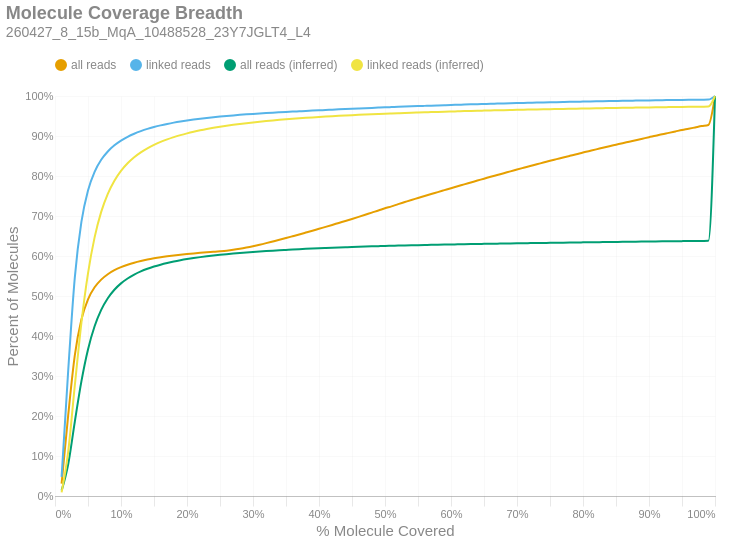

The code cell stored with this chart in its notebook:
### Markdown cell above
### Molecule Read Coverage
This chart shows molecule coverage breadth as computed by the number of bases aligned to that molecule. In other words, "*how much of each unique long molecule is actually sequenced/aligned?*" Keep in mind there is a distinction between sequences and alignments, since some sequences belonging to a particular molecule may not align well and wouldn't appear in the alignment data. This chart also shows molecule coverage breadth as computed by the *inferred fragment* from which the aligned sequences originate. Unlike read coverage, this calculation takes into account the total insert size, including unsequenced gaps between the forward and reverse reads. Like the previous figures, these are cumulative percents.

### Code cell
if SKIPLR:
    print_html(f"Skipped")
else:
    binned_df = consolidated_hist(valids['coverage_bp'], mask, 0.01, True)
    binned_df_inf = consolidated_hist(valids['coverage_inserts'], mask, 0.01, True)
    binned_df = binned_df.with_columns(pl.lit(binned_df_inf['all reads (cumsum)']).alias('all reads (inferred)'))
    binned_df = binned_df.with_columns(pl.lit(binned_df_inf['linked reads (cumsum)']).alias('linked reads (inferred)'))
    binned_df = binned_df.with_columns(
        (pl.col('bin').cast(pl.Float64) + 0.01).alias('right_edge')
    )

    with SafeRender(binned_df):
        (
            density_plot(binned_df, 'Molecule Coverage Breadth', samplename, 'molcov', ['all reads (inferred)','linked reads (inferred)'])
            .encode(
                #x=alt.X('bin:Q', title="% Molecule Covered").axis(format = '%').scale(padding=0),
                x=alt.X('right_edge:Q', title="% Molecule Covered").axis(format='%').scale(padding=0),
                y=alt.Y('value:Q', title='Percent of Molecules')
                    .axis(format='%')
                    .stack(False)
                    .scale(domainMin=0, padding=0),
                color=alt.Color("key:N").scale(domain = ["all reads", "linked reads", "all reads (inferred)", "linked reads (inferred)"]),
                tooltip = [
                    alt.Tooltip("key:N", title = "Data Type"),
                    alt.Tooltip("range_label:N", title="% Molecule Covered"),
                    alt.Tooltip("value:Q", format = ".2%", title="% Molecules")
                ]
            )
        ).display()

### Figure 1 — Vega-Lite specification as saved in the notebook (floating-point values rounded to 4 significant figures)
{"width": "container", "height": 400, "config": {"title": {"anchor": "start", "dy": -15, "fontSize": 18, "color": "#888888", "subtitleColor": "#888888", "subtitleFontSize": 14}, "arc": {"fill": "#0072B2"}, "axis": {"domainColor": "#888888", "domainWidth": 0.5, "gridWidth": 0.2, "grid": false, "titleFontWeight": 400, "titleFontSize": 15, "labelFontSize": 11, "labelColor": "#888888", "tickColor": "#888888", "tickWidth": 0.2, "titleColor": "#888888"}, "axisBand": {"grid": false}, "axisX": {"grid": true, "tickSize": 10, "domainCap": "round"}, "axisY": {"domain": false, "grid": true, "tickSize": 0, "domainCap": "round"}, "background": "transparent", "header": {"labelFontSize": 15, "labelColor": "#888888", "titleFontSize": 15, "titleFontWeight": 600, "titleColor": "#888888"}, "legend": {"labelFont": "sans-serif", "labelFontSize": 12, "labelColor": "#888888", "symbolSize": 100, "symbolType": "circle", "titleFontSize": 12, "titlePadding": 10, "titleColor": "#888888", "title": null, "orient": "top"}, "range": {"category": ["#E69F00", "#56B4E9", "#009E73", "#F0E442", "#0072B2", "#D55E00", "#CC79A7", "#000000"], "diverging": ["#cfe8f3", "#a2d4ec", "#73bfe2", "#46abdb", "#1696d2", "#12719e"]}, "area": {"fill": "#0072B2", "fillOpacity": 0.7, "line": true, "strokeOpacity": 0.7}, "line": {"color": "#0072B2", "stroke": "#0072B2", "strokeWidth": 2}, "trail": {"color": "#0072B2", "stroke": "#0072B2", "strokeWidth": 0, "size": 1}, "point": {"filled": true, "fillOpacity": 1.0, "size": 95}, "text": {"color": "#888888", "fontSize": 11, "align": "right", "fontWeight": 400, "size": 11}, "bar": {"fill": "#0072B2", "stroke": null}, "view": {"stroke": null, "continuousWidth": 660, "continuousHeight": 400}}, "data": {"name": "data-a39f32e22efa6a7057ba7fed4d2d187e"}, "mark": {"type": "line", "interpolate": "monotone", "point": {"opacity": 0, "size": 275}}, "encoding": {"color": {"field": "key", "scale": {"domain": ["all reads", "linked reads", "all reads (inferred)", "linked reads (inferred)"]}, "type": "nominal"}, "tooltip": [{"field": "key", "title": "Data Type", "type": "nominal"}, {"field": "range_label", "title": "% Molecule Covered", "type": "nominal"}, {"field": "value", "format": ".2%", "title": "% Molecules", "type": "quantitative"}], "x": {"axis": {"format": "%"}, "field": "right_edge", "scale": {"padding": 0}, "title": "% Molecule Covered", "type": "quantitative"}, "y": {"axis": {"format": "%"}, "field": "value", "scale": {"domainMin": 0, "padding": 0}, "stack": false, "title": "Percent of Molecules", "type": "quantitative"}}, "params": [{"name": "param_c36ac31b6afebe62", "select": {"type": "point", "fields": ["key"]}, "bind": "legend"}], "title": {"text": "Molecule Coverage Breadth", "subtitle": "260427_8_15b_MqA_10488528_23Y7JGLT4_L4"}, "transform": [{"fold": ["all reads (cumsum)", "linked reads (cumsum)", "all reads (inferred)", "linked reads (inferred)"]}, {"calculate": "replace(datum.key, ' (cumsum)', '')", "as": "key"}, {"filter": {"param": "param_c36ac31b6afebe62"}}], "usermeta": {"embedOptions": {"downloadFileName": "260427_8_15b_MqA_10488528_23Y7JGLT4_L4.molcov"}}, "$schema": "https://vega.github.io/schema/vega-lite/v6.4.1.json", "datasets": {"data-a39f32e22efa6a7057ba7fed4d2d187e": [{"bin": "0.0", "interval": "0.0-0.01", "all reads": 0.03112, "linked reads": 0.04795, "all reads (cumsum)": 0.03112, "linked reads (cumsum)": 0.04795, "range_label": "0.0-0.01", "all reads (inferred)": 0.01343, "linked reads (inferred)": 0.009051, "right_edge": 0.01}, {"bin": "0.01", "interval": "0.01-0.02", "all reads": 0.1709, "linked reads": 0.2656, "all reads (cumsum)": 0.202, "linked reads (cumsum)": 0.3135, "range_label": "0.01-0.02", "all reads (inferred)": 0.07936, "linked reads (inferred)": 0.1109, "right_edge": 0.02}, {"bin": "0.02", "interval": "0.02-0.03", "all reads": 0.1496, "linked reads": 0.2326, "all reads (cumsum)": 0.3516, "linked reads (cumsum)": 0.5461, "range_label": "0.02-0.03", "all reads (inferred)": 0.1855, "linked reads (inferred)": 0.2759, "right_edge": 0.03}, {"bin": "0.03", "interval": "0.03-0.04", "all reads": 0.08948, "linked reads": 0.1391, "all reads (cumsum)": 0.4411, "linked reads (cumsum)": 0.6853, "range_label": "0.03-0.04", "all reads (inferred)": 0.2866, "linked reads (inferred)": 0.4331, "right_edge": 0.04}, {"bin": "0.04", "interval": "0.04-0.05", "all reads": 0.0506, "linked reads": 0.07863, "all reads (cumsum)": 0.4917, "linked reads (cumsum)": 0.7639, "range_label": "0.04-0.05", "all reads (inferred)": 0.3664, "linked reads (inferred)": 0.5567, "right_edge": 0.05}, {"bin": "0.05", "interval": "0.05-0.06", "all reads": 0.03004, "linked reads": 0.04663, "all reads (cumsum)": 0.5217, "linked reads (cumsum)": 0.8105, "range_label": "0.05-0.06", "all reads (inferred)": 0.4243, "linked reads (inferred)": 0.6466, "right_edge": 0.06}, {"bin": "0.06", "interval": "0.06-0.07", "all reads": 0.01932, "linked reads": 0.02993, "all reads (cumsum)": 0.541, "linked reads (cumsum)": 0.8404, "range_label": "0.06-0.07", "all reads (inferred)": 0.4653, "linked reads (inferred)": 0.7102, "right_edge": 0.07}, {"bin": "0.07", "interval": "0.07-0.08", "all reads": 0.01345, "linked reads": 0.0208, "all reads (cumsum)": 0.5545, "linked reads (cumsum)": 0.8612, "range_label": "0.07-0.08", "all reads (inferred)": 0.4945, "linked reads (inferred)": 0.7556, "right_edge": 0.08}, {"bin": "0.08", "interval": "0.08-0.09", "all reads": 0.009999, "linked reads": 0.01543, "all reads (cumsum)": 0.5645, "linked reads (cumsum)": 0.8767, "range_label": "0.08-0.09", "all reads (inferred)": 0.5157, "linked reads (inferred)": 0.7884, "right_edge": 0.09}, {"bin": "0.09", "interval": "0.09-0.1", "all reads": 0.007709, "linked reads": 0.0119, "all reads (cumsum)": 0.5722, "linked reads (cumsum)": 0.8886, "range_label": "0.09-0.1", "all reads (inferred)": 0.5316, "linked reads (inferred)": 0.813, "right_edge": 0.1}, {"bin": "0.1", "interval": "0.1-0.11", "all reads": 0.006086, "linked reads": 0.009399, "all reads (cumsum)": 0.5783, "linked reads (cumsum)": 0.898, "range_label": "0.1-0.11", "all reads (inferred)": 0.5438, "linked reads (inferred)": 0.8318, "right_edge": 0.11}, {"bin": "0.11", "interval": "0.11-0.12", "all reads": 0.005006, "linked reads": 0.007717, "all reads (cumsum)": 0.5833, "linked reads (cumsum)": 0.9057, "range_label": "0.11-0.12", "all reads (inferred)": 0.5535, "linked reads (inferred)": 0.8469, "right_edge": 0.12}, {"bin": "0.12", "interval": "0.12-0.13", "all reads": 0.004201, "linked reads": 0.006477, "all reads (cumsum)": 0.5875, "linked reads (cumsum)": 0.9122, "range_label": "0.12-0.13", "all reads (inferred)": 0.5614, "linked reads (inferred)": 0.8591, "right_edge": 0.13}, {"bin": "0.13", "interval": "0.13-0.14", "all reads": 0.003627, "linked reads": 0.005592, "all reads (cumsum)": 0.5911, "linked reads (cumsum)": 0.9178, "range_label": "0.13-0.14", "all reads (inferred)": 0.568, "linked reads (inferred)": 0.8692, "right_edge": 0.14}, {"bin": "0.14", "interval": "0.14-0.15", "all reads": 0.003054, "linked reads": 0.004702, "all reads (cumsum)": 0.5942, "linked reads (cumsum)": 0.9225, "range_label": "0.14-0.15", "all reads (inferred)": 0.5736, "linked reads (inferred)": 0.8778, "right_edge": 0.15}, {"bin": "0.15", "interval": "0.15-0.16", "all reads": 0.002676, "linked reads": 0.004113, "all reads (cumsum)": 0.5968, "linked reads (cumsum)": 0.9266, "range_label": "0.15-0.16", "all reads (inferred)": 0.5784, "linked reads (inferred)": 0.8852, "right_edge": 0.16}, {"bin": "0.16", "interval": "0.16-0.17", "all reads": 0.002357, "linked reads": 0.003619, "all reads (cumsum)": 0.5992, "linked reads (cumsum)": 0.9302, "range_label": "0.16-0.17", "all reads (inferred)": 0.5825, "linked reads (inferred)": 0.8916, "right_edge": 0.17}, {"bin": "0.17", "interval": "0.17-0.18", "all reads": 0.002109, "linked reads": 0.003229, "all reads (cumsum)": 0.6013, "linked reads (cumsum)": 0.9334, "range_label": "0.17-0.18", "all reads (inferred)": 0.5862, "linked reads (inferred)": 0.8972, "right_edge": 0.18}, {"bin": "0.18", "interval": "0.18-0.19", "all reads": 0.001884, "linked reads": 0.002872, "all reads (cumsum)": 0.6032, "linked reads (cumsum)": 0.9363, "range_label": "0.18-0.19", "all reads (inferred)": 0.5894, "linked reads (inferred)": 0.9022, "right_edge": 0.19}, {"bin": "0.19", "interval": "0.19-0.2", "all reads": 0.001707, "linked reads": 0.002585, "all reads (cumsum)": 0.6049, "linked reads (cumsum)": 0.9389, "range_label": "0.19-0.2", "all reads (inferred)": 0.5923, "linked reads (inferred)": 0.9066, "right_edge": 0.2}, {"bin": "0.2", "interval": "0.2-0.21", "all reads": 0.00155, "linked reads": 0.002322, "all reads (cumsum)": 0.6064, "linked reads (cumsum)": 0.9412, "range_label": "0.2-0.21", "all reads (inferred)": 0.5948, "linked reads (inferred)": 0.9106, "right_edge": 0.21}, {"bin": "0.21", "interval": "0.21-0.22", "all reads": 0.001436, "linked reads": 0.002121, "all reads (cumsum)": 0.6079, "linked reads (cumsum)": 0.9433, "range_label": "0.21-0.22", "all reads (inferred)": 0.5972, "linked reads (inferred)": 0.9142, "right_edge": 0.22}, {"bin": "0.22", "interval": "0.22-0.23", "all reads": 0.00134, "linked reads": 0.001934, "all reads (cumsum)": 0.6092, "linked reads (cumsum)": 0.9453, "range_label": "0.22-0.23", "all reads (inferred)": 0.5993, "linked reads (inferred)": 0.9175, "right_edge": 0.23}, {"bin": "0.23", "interval": "0.23-0.24", "all reads": 0.001282, "linked reads": 0.001768, "all reads (cumsum)": 0.6105, "linked reads (cumsum)": 0.947, "range_label": "0.23-0.24", "all reads (inferred)": 0.6012, "linked reads (inferred)": 0.9204, "right_edge": 0.24}, {"bin": "0.24", "interval": "0.24-0.25", "all reads": 0.001325, "linked reads": 0.00161, "all reads (cumsum)": 0.6118, "linked reads (cumsum)": 0.9486, "range_label": "0.24-0.25", "all reads (inferred)": 0.603, "linked reads (inferred)": 0.9232, "right_edge": 0.25}, {"bin": "0.25", "interval": "0.25-0.26", "all reads": 0.001545, "linked reads": 0.001504, "all reads (cumsum)": 0.6134, "linked reads (cumsum)": 0.9501, "range_label": "0.25-0.26", "all reads (inferred)": 0.6046, "linked reads (inferred)": 0.9257, "right_edge": 0.26}, {"bin": "0.26", "interval": "0.26-0.27", "all reads": 0.002063, "linked reads": 0.001413, "all reads (cumsum)": 0.6154, "linked reads (cumsum)": 0.9515, "range_label": "0.26-0.27", "all reads (inferred)": 0.6062, "linked reads (inferred)": 0.928, "right_edge": 0.27}, {"bin": "0.27", "interval": "0.27-0.28", "all reads": 0.00264, "linked reads": 0.001317, "all reads (cumsum)": 0.6181, "linked reads (cumsum)": 0.9529, "range_label": "0.27-0.28", "all reads (inferred)": 0.6076, "linked reads (inferred)": 0.9301, "right_edge": 0.28}, {"bin": "0.28", "interval": "0.28-0.29", "all reads": 0.00305, "linked reads": 0.001225, "all reads (cumsum)": 0.6211, "linked reads (cumsum)": 0.9541, "range_label": "0.28-0.29", "all reads (inferred)": 0.6088, "linked reads (inferred)": 0.9321, "right_edge": 0.29}, {"bin": "0.29", "interval": "0.29-0.3", "all reads": 0.003381, "linked reads": 0.001126, "all reads (cumsum)": 0.6245, "linked reads (cumsum)": 0.9552, "range_label": "0.29-0.3", "all reads (inferred)": 0.6101, "linked reads (inferred)": 0.934, "right_edge": 0.3}, {"bin": "0.3", "interval": "0.3-0.31", "all reads": 0.003683, "linked reads": 0.00107, "all reads (cumsum)": 0.6282, "linked reads (cumsum)": 0.9563, "range_label": "0.3-0.31", "all reads (inferred)": 0.6112, "linked reads (inferred)": 0.9357, "right_edge": 0.31}, {"bin": "0.31", "interval": "0.31-0.32", "all reads": 0.004007, "linked reads": 0.001024, "all reads (cumsum)": 0.6322, "linked reads (cumsum)": 0.9573, "range_label": "0.31-0.32", "all reads (inferred)": 0.6123, "linked reads (inferred)": 0.9374, "right_edge": 0.32}, {"bin": "0.32", "interval": "0.32-0.33", "all reads": 0.004203, "linked reads": 0.0009872, "all reads (cumsum)": 0.6364, "linked reads (cumsum)": 0.9583, "range_label": "0.32-0.33", "all reads (inferred)": 0.6134, "linked reads (inferred)": 0.9389, "right_edge": 0.33}, {"bin": "0.33", "interval": "0.33-0.34", "all reads": 0.004209, "linked reads": 0.0009179, "all reads (cumsum)": 0.6406, "linked reads (cumsum)": 0.9592, "range_label": "0.33-0.34", "all reads (inferred)": 0.6143, "linked reads (inferred)": 0.9404, "right_edge": 0.34}, {"bin": "0.34", "interval": "0.34-0.35", "all reads": 0.004319, "linked reads": 0.0008934, "all reads (cumsum)": 0.6449, "linked reads (cumsum)": 0.9601, "range_label": "0.34-0.35", "all reads (inferred)": 0.6152, "linked reads (inferred)": 0.9417, "right_edge": 0.35}, {"bin": "0.35", "interval": "0.35-0.36", "all reads": 0.004483, "linked reads": 0.0008685, "all reads (cumsum)": 0.6494, "linked reads (cumsum)": 0.961, "range_label": "0.35-0.36", "all reads (inferred)": 0.6161, "linked reads (inferred)": 0.943, "right_edge": 0.36}, {"bin": "0.36", "interval": "0.36-0.37", "all reads": 0.004526, "linked reads": 0.000839, "all reads (cumsum)": 0.6539, "linked reads (cumsum)": 0.9618, "range_label": "0.36-0.37", "all reads (inferred)": 0.617, "linked reads (inferred)": 0.9442, "right_edge": 0.37}, {"bin": "0.37", "interval": "0.37-0.38", "all reads": 0.004662, "linked reads": 0.0008438, "all reads (cumsum)": 0.6586, "linked reads (cumsum)": 0.9627, "range_label": "0.37-0.38", "all reads (inferred)": 0.6178, "linked reads (inferred)": 0.9454, "right_edge": 0.38}, {"bin": "0.38", "interval": "0.38-0.39", "all reads": 0.004704, "linked reads": 0.0008123, "all reads (cumsum)": 0.6633, "linked reads (cumsum)": 0.9635, "range_label": "0.38-0.39", "all reads (inferred)": 0.6186, "linked reads (inferred)": 0.9465, "right_edge": 0.39}, {"bin": "0.39", "interval": "0.39-0.4", "all reads": 0.004831, "linked reads": 0.0007942, "all reads (cumsum)": 0.6681, "linked reads (cumsum)": 0.9643, "range_label": "0.39-0.4", "all reads (inferred)": 0.6193, "linked reads (inferred)": 0.9475, "right_edge": 0.4}, {"bin": "0.4", "interval": "0.4-0.41", "all reads": 0.004731, "linked reads": 0.0007729, "all reads (cumsum)": 0.6729, "linked reads (cumsum)": 0.965, "range_label": "0.4-0.41", "all reads (inferred)": 0.62, "linked reads (inferred)": 0.9485, "right_edge": 0.41}, {"bin": "0.41", "interval": "0.41-0.42", "all reads": 0.004854, "linked reads": 0.0007892, "all reads (cumsum)": 0.6777, "linked reads (cumsum)": 0.9658, "range_label": "0.41-0.42", "all reads (inferred)": 0.6206, "linked reads (inferred)": 0.9495, "right_edge": 0.42}, {"bin": "0.42", "interval": "0.42-0.43", "all reads": 0.004968, "linked reads": 0.0007685, "all reads (cumsum)": 0.6827, "linked reads (cumsum)": 0.9666, "range_label": "0.42-0.43", "all reads (inferred)": 0.6212, "linked reads (inferred)": 0.9504, "right_edge": 0.43}, {"bin": "0.43", "interval": "0.43-0.44", "all reads": 0.004905, "linked reads": 0.0007534, "all reads (cumsum)": 0.6876, "linked reads (cumsum)": 0.9673, "range_label": "0.43-0.44", "all reads (inferred)": 0.6219, "linked reads (inferred)": 0.9512, "right_edge": 0.44}, {"bin": "0.44", "interval": "0.44-0.45", "all reads": 0.00502, "linked reads": 0.0007449, "all reads (cumsum)": 0.6926, "linked reads (cumsum)": 0.9681, "range_label": "0.44-0.45", "all reads (inferred)": 0.6225, "linked reads (inferred)": 0.9521, "right_edge": 0.45}, {"bin": "0.45", "interval": "0.45-0.46", "all reads": 0.005157, "linked reads": 0.0007329, "all reads (cumsum)": 0.6978, "linked reads (cumsum)": 0.9688, "range_label": "0.45-0.46", "all reads (inferred)": 0.6231, "linked reads (inferred)": 0.9529, "right_edge": 0.46}, {"bin": "0.46", "interval": "0.46-0.47", "all reads": 0.005304, "linked reads": 0.0007202, "all reads (cumsum)": 0.7031, "linked reads (cumsum)": 0.9695, "range_label": "0.46-0.47", "all reads (inferred)": 0.6236, "linked reads (inferred)": 0.9536, "right_edge": 0.47}, {"bin": "0.47", "interval": "0.47-0.48", "all reads": 0.005457, "linked reads": 0.0007035, "all reads (cumsum)": 0.7085, "linked reads (cumsum)": 0.9703, "range_label": "0.47-0.48", "all reads (inferred)": 0.6241, "linked reads (inferred)": 0.9543, "right_edge": 0.48}, {"bin": "0.48", "interval": "0.48-0.49", "all reads": 0.005184, "linked reads": 0.0006926, "all reads (cumsum)": 0.7137, "linked reads (cumsum)": 0.9709, "range_label": "0.48-0.49", "all reads (inferred)": 0.6246, "linked reads (inferred)": 0.955, "right_edge": 0.49}, {"bin": "0.49", "interval": "0.49-0.5", "all reads": 0.00562, "linked reads": 0.0006852, "all reads (cumsum)": 0.7193, "linked reads (cumsum)": 0.9716, "range_label": "0.49-0.5", "all reads (inferred)": 0.6251, "linked reads (inferred)": 0.9557, "right_edge": 0.5}, {"bin": "0.5", "interval": "0.5-0.51", "all reads": 0.004838, "linked reads": 0.0006428, "all reads (cumsum)": 0.7242, "linked reads (cumsum)": 0.9723, "range_label": "0.5-0.51", "all reads (inferred)": 0.6255, "linked reads (inferred)": 0.9564, "right_edge": 0.51}, {"bin": "0.51", "interval": "0.51-0.52", "all reads": 0.00548, "linked reads": 0.0006383, "all reads (cumsum)": 0.7296, "linked reads (cumsum)": 0.9729, "range_label": "0.51-0.52", "all reads (inferred)": 0.626, "linked reads (inferred)": 0.957, "right_edge": 0.52}, {"bin": "0.52", "interval": "0.52-0.53", "all reads": 0.005183, "linked reads": 0.0006112, "all reads (cumsum)": 0.7348, "linked reads (cumsum)": 0.9735, "range_label": "0.52-0.53", "all reads (inferred)": 0.6264, "linked reads (inferred)": 0.9576, "right_edge": 0.53}, {"bin": "0.53", "interval": "0.53-0.54", "all reads": 0.005176, "linked reads": 0.0006056, "all reads (cumsum)": 0.74, "linked reads (cumsum)": 0.9741, "range_label": "0.53-0.54", "all reads (inferred)": 0.6268, "linked reads (inferred)": 0.9582, "right_edge": 0.54}, {"bin": "0.54", "interval": "0.54-0.55", "all reads": 0.004953, "linked reads": 0.0005984, "all reads (cumsum)": 0.745, "linked reads (cumsum)": 0.9747, "range_label": "0.54-0.55", "all reads (inferred)": 0.6272, "linked reads (inferred)": 0.9587, "right_edge": 0.55}, {"bin": "0.55", "interval": "0.55-0.56", "all reads": 0.005067, "linked reads": 0.0005871, "all reads (cumsum)": 0.75, "linked reads (cumsum)": 0.9753, "range_label": "0.55-0.56", "all reads (inferred)": 0.6275, "linked reads (inferred)": 0.9593, "right_edge": 0.56}, {"bin": "0.56", "interval": "0.56-0.57", "all reads": 0.00494, "linked reads": 0.0005793, "all reads (cumsum)": 0.755, "linked reads (cumsum)": 0.9759, "range_label": "0.56-0.57", "all reads (inferred)": 0.6279, "linked reads (inferred)": 0.9598, "right_edge": 0.57}, {"bin": "0.57", "interval": "0.57-0.58", "all reads": 0.004791, "linked reads": 0.0005526, "all reads (cumsum)": 0.7598, "linked reads (cumsum)": 0.9764, "range_label": "0.57-0.58", "all reads (inferred)": 0.6282, "linked reads (inferred)": 0.9603, "right_edge": 0.58}, {"bin": "0.58", "interval": "0.58-0.59", "all reads": 0.00488, "linked reads": 0.0005505, "all reads (cumsum)": 0.7646, "linked reads (cumsum)": 0.977, "range_label": "0.58-0.59", "all reads (inferred)": 0.6286, "linked reads (inferred)": 0.9608, "right_edge": 0.59}, {"bin": "0.59", "interval": "0.59-0.6", "all reads": 0.004883, "linked reads": 0.000546, "all reads (cumsum)": 0.7695, "linked reads (cumsum)": 0.9775, "range_label": "0.59-0.6", "all reads (inferred)": 0.6289, "linked reads (inferred)": 0.9613, "right_edge": 0.6}, {"bin": "0.6", "interval": "0.6-0.61", "all reads": 0.004695, "linked reads": 0.0005121, "all reads (cumsum)": 0.7742, "linked reads (cumsum)": 0.9781, "range_label": "0.6-0.61", "all reads (inferred)": 0.6292, "linked reads (inferred)": 0.9617, "right_edge": 0.61}, {"bin": "0.61", "interval": "0.61-0.62", "all reads": 0.004894, "linked reads": 0.0005202, "all reads (cumsum)": 0.7791, "linked reads (cumsum)": 0.9786, "range_label": "0.61-0.62", "all reads (inferred)": 0.6295, "linked reads (inferred)": 0.9622, "right_edge": 0.62}, {"bin": "0.62", "interval": "0.62-0.63", "all reads": 0.004727, "linked reads": 0.0005048, "all reads (cumsum)": 0.7838, "linked reads (cumsum)": 0.9791, "range_label": "0.62-0.63", "all reads (inferred)": 0.6298, "linked reads (inferred)": 0.9626, "right_edge": 0.63}, {"bin": "0.63", "interval": "0.63-0.64", "all reads": 0.004777, "linked reads": 0.0005011, "all reads (cumsum)": 0.7886, "linked reads (cumsum)": 0.9796, "range_label": "0.63-0.64", "all reads (inferred)": 0.6301, "linked reads (inferred)": 0.9631, "right_edge": 0.64}, {"bin": "0.64", "interval": "0.64-0.65", "all reads": 0.004618, "linked reads": 0.000462, "all reads (cumsum)": 0.7932, "linked reads (cumsum)": 0.98, "range_label": "0.64-0.65", "all reads (inferred)": 0.6304, "linked reads (inferred)": 0.9635, "right_edge": 0.65}, {"bin": "0.65", "interval": "0.65-0.66", "all reads": 0.004786, "linked reads": 0.0004688, "all reads (cumsum)": 0.798, "linked reads (cumsum)": 0.9805, "range_label": "0.65-0.66", "all reads (inferred)": 0.6307, "linked reads (inferred)": 0.9639, "right_edge": 0.66}, {"bin": "0.66", "interval": "0.66-0.67", "all reads": 0.004497, "linked reads": 0.0004407, "all reads (cumsum)": 0.8025, "linked reads (cumsum)": 0.9809, "range_label": "0.66-0.67", "all reads (inferred)": 0.6309, "linked reads (inferred)": 0.9642, "right_edge": 0.67}, {"bin": "0.67", "interval": "0.67-0.68", "all reads": 0.004567, "linked reads": 0.0004446, "all reads (cumsum)": 0.8071, "linked reads (cumsum)": 0.9814, "range_label": "0.67-0.68", "all reads (inferred)": 0.6312, "linked reads (inferred)": 0.9646, "right_edge": 0.68}, {"bin": "0.68", "interval": "0.68-0.69", "all reads": 0.004448, "linked reads": 0.0004341, "all reads (cumsum)": 0.8115, "linked reads (cumsum)": 0.9818, "range_label": "0.68-0.69", "all reads (inferred)": 0.6314, "linked reads (inferred)": 0.965, "right_edge": 0.69}, {"bin": "0.69", "interval": "0.69-0.7", "all reads": 0.004599, "linked reads": 0.0004257, "all reads (cumsum)": 0.8161, "linked reads (cumsum)": 0.9823, "range_label": "0.69-0.7", "all reads (inferred)": 0.6317, "linked reads (inferred)": 0.9654, "right_edge": 0.7}, {"bin": "0.7", "interval": "0.7-0.71", "all reads": 0.004404, "linked reads": 0.000413, "all reads (cumsum)": 0.8205, "linked reads (cumsum)": 0.9827, "range_label": "0.7-0.71", "all reads (inferred)": 0.6319, "linked reads (inferred)": 0.9657, "right_edge": 0.71}, {"bin": "0.71", "interval": "0.71-0.72", "all reads": 0.004351, "linked reads": 0.0004134, "all reads (cumsum)": 0.8249, "linked reads (cumsum)": 0.9831, "range_label": "0.71-0.72", "all reads (inferred)": 0.6322, "linked reads (inferred)": 0.9661, "right_edge": 0.72}, {"bin": "0.72", "interval": "0.72-0.73", "all reads": 0.004451, "linked reads": 0.000405, "all reads (cumsum)": 0.8293, "linked reads (cumsum)": 0.9835, "range_label": "0.72-0.73", "all reads (inferred)": 0.6324, "linked reads (inferred)": 0.9664, "right_edge": 0.73}, {"bin": "0.73", "interval": "0.73-0.74", "all reads": 0.004281, "linked reads": 0.0003919, "all reads (cumsum)": 0.8336, "linked reads (cumsum)": 0.9839, "range_label": "0.73-0.74", "all reads (inferred)": 0.6327, "linked reads (inferred)": 0.9668, "right_edge": 0.74}, {"bin": "0.74", "interval": "0.74-0.75", "all reads": 0.004402, "linked reads": 0.0003856, "all reads (cumsum)": 0.838, "linked reads (cumsum)": 0.9843, "range_label": "0.74-0.75", "all reads (inferred)": 0.6329, "linked reads (inferred)": 0.9671, "right_edge": 0.75}, {"bin": "0.75", "interval": "0.75-0.76", "all reads": 0.004148, "linked reads": 0.0003658, "all reads (cumsum)": 0.8422, "linked reads (cumsum)": 0.9846, "range_label": "0.75-0.76", "all reads (inferred)": 0.6332, "linked reads (inferred)": 0.9674, "right_edge": 0.76}, {"bin": "0.76", "interval": "0.76-0.77", "all reads": 0.004167, "linked reads": 0.0003607, "all reads (cumsum)": 0.8463, "linked reads (cumsum)": 0.985, "range_label": "0.76-0.77", "all reads (inferred)": 0.6334, "linked reads (inferred)": 0.9677, "right_edge": 0.77}, {"bin": "0.77", "interval": "0.77-0.78", "all reads": 0.004095, "linked reads": 0.0003581, "all reads (cumsum)": 0.8504, "linked reads (cumsum)": 0.9853, "range_label": "0.77-0.78", "all reads (inferred)": 0.6336, "linked reads (inferred)": 0.9681, "right_edge": 0.78}, {"bin": "0.78", "interval": "0.78-0.79", "all reads": 0.004063, "linked reads": 0.0003569, "all reads (cumsum)": 0.8545, "linked reads (cumsum)": 0.9857, "range_label": "0.78-0.79", "all reads (inferred)": 0.6338, "linked reads (inferred)": 0.9684, "right_edge": 0.79}, {"bin": "0.79", "interval": "0.79-0.8", "all reads": 0.00423, "linked reads": 0.0003744, "all reads (cumsum)": 0.8587, "linked reads (cumsum)": 0.9861, "range_label": "0.79-0.8", "all reads (inferred)": 0.6341, "linked reads (inferred)": 0.9687, "right_edge": 0.8}, {"bin": "0.8", "interval": "0.8-0.81", "all reads": 0.003903, "linked reads": 0.000349, "all reads (cumsum)": 0.8626, "linked reads (cumsum)": 0.9864, "range_label": "0.8-0.81", "all reads (inferred)": 0.6343, "linked reads (inferred)": 0.969, "right_edge": 0.81}, {"bin": "0.81", "interval": "0.81-0.82", "all reads": 0.003917, "linked reads": 0.000341, "all reads (cumsum)": 0.8665, "linked reads (cumsum)": 0.9868, "range_label": "0.81-0.82", "all reads (inferred)": 0.6345, "linked reads (inferred)": 0.9693, "right_edge": 0.82}, {"bin": "0.82", "interval": "0.82-0.83", "all reads": 0.003998, "linked reads": 0.0003204, "all reads (cumsum)": 0.8705, "linked reads (cumsum)": 0.9871, "range_label": "0.82-0.83", "all reads (inferred)": 0.6348, "linked reads (inferred)": 0.9696, "right_edge": 0.83}, {"bin": "0.83", "interval": "0.83-0.84", "all reads": 0.003911, "linked reads": 0.0002982, "all reads (cumsum)": 0.8744, "linked reads (cumsum)": 0.9874, "range_label": "0.83-0.84", "all reads (inferred)": 0.635, "linked reads (inferred)": 0.9699, "right_edge": 0.84}, {"bin": "0.84", "interval": "0.84-0.85", "all reads": 0.003802, "linked reads": 0.0002863, "all reads (cumsum)": 0.8782, "linked reads (cumsum)": 0.9877, "range_label": "0.84-0.85", "all reads (inferred)": 0.6352, "linked reads (inferred)": 0.9702, "right_edge": 0.85}, {"bin": "0.85", "interval": "0.85-0.86", "all reads": 0.003831, "linked reads": 0.0002927, "all reads (cumsum)": 0.8821, "linked reads (cumsum)": 0.988, "range_label": "0.85-0.86", "all reads (inferred)": 0.6354, "linked reads (inferred)": 0.9705, "right_edge": 0.86}, {"bin": "0.86", "interval": "0.86-0.87", "all reads": 0.003736, "linked reads": 0.0002684, "all reads (cumsum)": 0.8858, "linked reads (cumsum)": 0.9882, "range_label": "0.86-0.87", "all reads (inferred)": 0.6357, "linked reads (inferred)": 0.9708, "right_edge": 0.87}, {"bin": "0.87", "interval": "0.87-0.88", "all reads": 0.003771, "linked reads": 0.0002567, "all reads (cumsum)": 0.8896, "linked reads (cumsum)": 0.9885, "range_label": "0.87-0.88", "all reads (inferred)": 0.6359, "linked reads (inferred)": 0.971, "right_edge": 0.88}, {"bin": "0.88", "interval": "0.88-0.89", "all reads": 0.003728, "linked reads": 0.0002606, "all reads (cumsum)": 0.8933, "linked reads (cumsum)": 0.9888, "range_label": "0.88-0.89", "all reads (inferred)": 0.6361, "linked reads (inferred)": 0.9713, "right_edge": 0.89}, {"bin": "0.89", "interval": "0.89-0.9", "all reads": 0.00377, "linked reads": 0.0002598, "all reads (cumsum)": 0.8971, "linked reads (cumsum)": 0.989, "range_label": "0.89-0.9", "all reads (inferred)": 0.6362, "linked reads (inferred)": 0.9715, "right_edge": 0.9}, {"bin": "0.9", "interval": "0.9-0.91", "all reads": 0.003478, "linked reads": 0.0002597, "all reads (cumsum)": 0.9006, "linked reads (cumsum)": 0.9893, "range_label": "0.9-0.91", "all reads (inferred)": 0.6364, "linked reads (inferred)": 0.9718, "right_edge": 0.91}, {"bin": "0.91", "interval": "0.91-0.92", "all reads": 0.003972, "linked reads": 0.0002691, "all reads (cumsum)": 0.9045, "linked reads (cumsum)": 0.9895, "range_label": "0.91-0.92", "all reads (inferred)": 0.6366, "linked reads (inferred)": 0.972, "right_edge": 0.92}, {"bin": "0.92", "interval": "0.92-0.93", "all reads": 0.00329, "linked reads": 0.0002541, "all reads (cumsum)": 0.9078, "linked reads (cumsum)": 0.9898, "range_label": "0.92-0.93", "all reads (inferred)": 0.6368, "linked reads (inferred)": 0.9723, "right_edge": 0.93}, {"bin": "0.93", "interval": "0.93-0.94", "all reads": 0.003594, "linked reads": 0.0002372, "all reads (cumsum)": 0.9114, "linked reads (cumsum)": 0.99, "range_label": "0.93-0.94", "all reads (inferred)": 0.637, "linked reads (inferred)": 0.9725, "right_edge": 0.94}, {"bin": "0.94", "interval": "0.94-0.95", "all reads": 0.003686, "linked reads": 0.0002272, "all reads (cumsum)": 0.9151, "linked reads (cumsum)": 0.9903, "range_label": "0.94-0.95", "all reads (inferred)": 0.6372, "linked reads (inferred)": 0.9727, "right_edge": 0.95}, {"bin": "0.95", "interval": "0.95-0.96", "all reads": 0.003045, "linked reads": 0.0001979, "all reads (cumsum)": 0.9181, "linked reads (cumsum)": 0.9905, "range_label": "0.95-0.96", "all reads (inferred)": 0.6373, "linked reads (inferred)": 0.9729, "right_edge": 0.96}, {"bin": "0.96", "interval": "0.96-0.97", "all reads": 0.003352, "linked reads": 0.0001805, "all reads (cumsum)": 0.9215, "linked reads (cumsum)": 0.9906, "range_label": "0.96-0.97", "all reads (inferred)": 0.6375, "linked reads (inferred)": 0.9731, "right_edge": 0.97}, {"bin": "0.97", "interval": "0.97-0.98", "all reads": 0.003343, "linked reads": 0.0001765, "all reads (cumsum)": 0.9248, "linked reads (cumsum)": 0.9908, "range_label": "0.97-0.98", "all reads (inferred)": 0.6377, "linked reads (inferred)": 0.9733, "right_edge": 0.98}, {"bin": "0.98", "interval": "0.98-0.99", "all reads": 0.002812, "linked reads": 0.0001838, "all reads (cumsum)": 0.9277, "linked reads (cumsum)": 0.991, "range_label": "0.98-0.99", "all reads (inferred)": 0.6378, "linked reads (inferred)": 0.9735, "right_edge": 0.99}, {"bin": "0.99", "interval": "0.99-1.0", "all reads": 0.07235, "linked reads": 0.009002, "all reads (cumsum)": 1.0, "linked reads (cumsum)": 1.0, "range_label": "0.99-1.0", "all reads (inferred)": 1.0, "linked reads (inferred)": 1.0, "right_edge": 1.0}]}}
